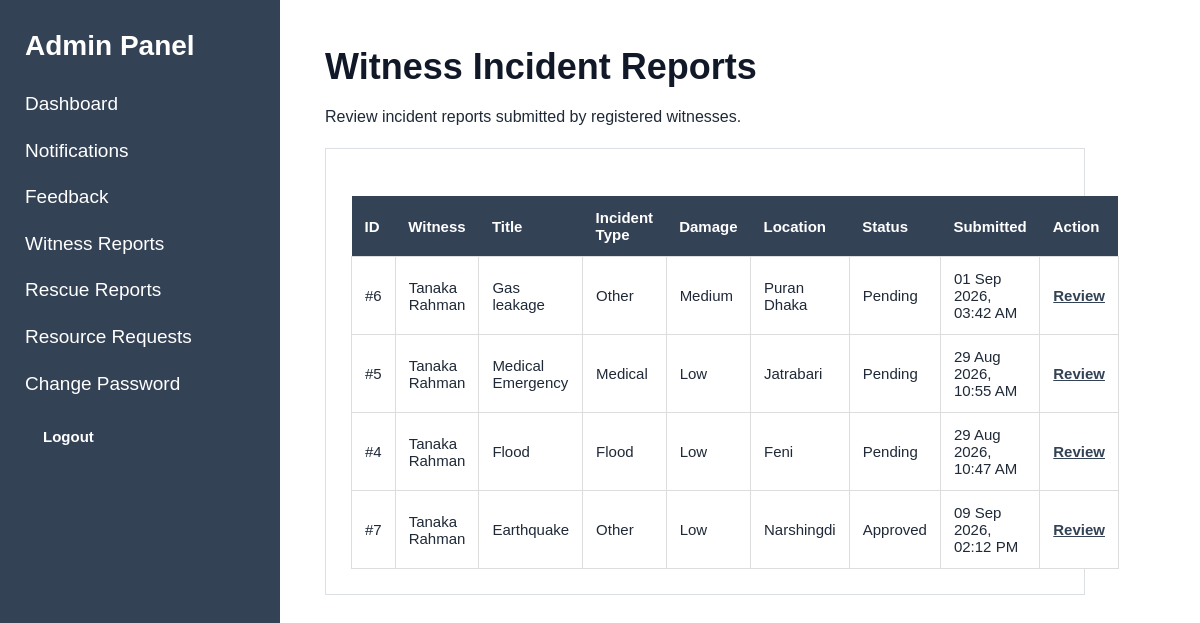
/index.php?page=admin-witness-reports (signed in), run on the app's committed database.
### tables this page shows
CREATE TABLE `witness_reports` (
  `id` int(11) NOT NULL,
  `witness_id` int(11) NOT NULL,
  `title` varchar(150) NOT NULL,
  `description` text NOT NULL,
  `damage_level` varchar(20) NOT NULL DEFAULT 'low',
  `incident_type` varchar(50) NOT NULL,
  `location` varchar(255) NOT NULL,
  `incident_date` datetime NOT NULL,
  `evidence_file` varchar(255) DEFAULT NULL,
  `status` varchar(30) NOT NULL DEFAULT 'pending',
  `created_at` timestamp NOT NULL DEFAULT current_timestamp(),
  `updated_at` timestamp NOT NULL DEFAULT current_timestamp() ON UPDATE current_timestamp()
);

CREATE TABLE `users` (
  `id` int(11) NOT NULL,
  `name` varchar(100) NOT NULL,
  `username` varchar(50) NOT NULL,
  `email` varchar(150) NOT NULL,
  `phone` varchar(20) DEFAULT NULL,
  `password` varchar(255) NOT NULL,
  `role` enum('admin','volunteer','witness','help_seeker') NOT NULL,
  `created_at` timestamp NOT NULL DEFAULT current_timestamp(),
  `updated_at` timestamp NOT NULL DEFAULT current_timestamp() ON UPDATE current_timestamp()
);

### controllers/AdminController.php (called while the page is built, shortened)
<?php
require_once "models/WitnessModel.php";
function showAdminWitnessReports($conn)
{
    $reports = getAllWitnessReportsForAdmin($conn);
    require_once "views/admin/witness_reports/index.php";
}

### models/WitnessModel.php (called while the page is built, shortened)
<?php
function getAllWitnessReportsForAdmin($conn)
{
    $sql = "
        SELECT
            wr.*,
            u.name AS witness_name,
            u.email AS witness_email,
            u.phone AS witness_phone
        FROM witness_reports AS wr
        INNER JOIN users AS u
            ON wr.witness_id = u.id
        WHERE u.role = 'witness'
        ORDER BY
            CASE wr.status
                WHEN 'pending' THEN 1
                WHEN 'reviewed' THEN 2
                WHEN 'approved' THEN 3
                WHEN 'rejected' THEN 4
                ELSE 5
            END,
            wr.created_at DESC
    ";
    $result = mysqli_query(
        $conn,
        $sql
    );
    $reports = [];
    while ($row = mysqli_fetch_assoc($result)) {
        $reports[] = $row;
    }
    return $reports;
}

### views/admin/witness_reports/index.php (the view)
<?php
require_once "views/partials/header.php";
require_once "views/partials/sidebar.php";
?>
<div class="content">
    <div class="page-header">
        <div>
            <h1>Witness Incident Reports</h1>
            <p>
                Review incident reports submitted by registered witnesses.
            </p>
        </div>
    </div>
    <?php if (empty($reports)): ?>
        <div class="card">
            <p>No witness reports found.</p>
        </div>
    <?php else: ?>
        <div class="card">
            <div class="table-responsive">
                <table class="data-table">
                    <thead>
                        <tr>
                            <th>ID</th>
                            <th>Witness</th>
                            <th>Title</th>
                            <th>Incident Type</th>
                            <th>Damage</th>
                            <th>Location</th>
                            <th>Status</th>
                            <th>Submitted</th>
                            <th>Action</th>
                        </tr>
                    </thead>
                    <tbody>
                        <?php foreach ($reports as $report): ?>
                            <tr>
                                <td>
                                    #<?= (int)$report['id']; ?>
                                </td>
                                <td>
                                    <?= htmlspecialchars(
                                        $report['witness_name'] ?? 'N/A'
                                    ); ?>
                                </td>
                                <td>
                                    <?= htmlspecialchars(
                                        $report['title'] ?? ''
                                    ); ?>
                                </td>
                                <td>
                                    <?= htmlspecialchars(
                                        ucfirst(
                                            $report['incident_type']
                                            ?? 'N/A'
                                        )
                                    ); ?>
                                </td>
                                <td>
                                    <?= htmlspecialchars(
                                        ucfirst(
                                            $report['damage_level']
                                            ?? 'N/A'
                                        )
                                    ); ?>
                                </td>
                                <td>
                                    <?= htmlspecialchars(
                                        $report['location'] ?? 'N/A'
                                    ); ?>
                                </td>
                                <td>
                                    <span class="status-badge">
                                        <?= htmlspecialchars(
                                            ucfirst(
                                                $report['status']
                                                ?? 'pending'
                                            )
                                        ); ?>
                                    </span>
                                </td>
                                <td>
                                    <?php
                                    $createdAt =
                                        $report['created_at']
                                        ?? '';
                                    echo $createdAt
                                        ? htmlspecialchars(
                                            date(
                                                'd M Y, h:i A',
                                                strtotime($createdAt)
                                            )
                                        )
                                        : 'N/A';
                                    ?>
                                </td>
                                <td>
                                    <a
                                        class="btn btn-primary"
                                        href="index.php?page=admin-witness-report-view&id=<?= (int)$report['id']; ?>"
                                    >
                                        Review
                                    </a>
                                </td>
                            </tr>
                        <?php endforeach; ?>
                    </tbody>
                </table>
            </div>
        </div>
    <?php endif; ?>
</div>
<?php
require_once "views/partials/footer.php";
?>

### assets/css/style.css (style rules this page uses)
* { box-sizing: border-box; }
body { margin: 0; font-family: Arial, Helvetica, sans-serif; background: #f5f6f8; color: #1f2937; }
.content { margin-left: 280px; padding: 45px; min-height: 100vh; background: white; }
.content h1 { margin-top: 0; margin-bottom: 20px; font-size: 36px; line-height: 1.2; color: #111827; }
.card { max-width: 760px; background: white; border: 1px solid #dcdfe4; padding: 25px; margin-top: 22px; margin-bottom: 22px; }
.content a { color: #344256; font-weight: 600; text-decoration: underline; }
table { width: 100%; border-collapse: collapse; margin-top: 22px; background: white; }
th { background: #344256; color: white; padding: 13px; text-align: left; font-size: 15px; }
td { padding: 13px; border: 1px solid #dddddd; font-size: 15px; }

### data on the page
witness_reports: id "6", witness.name "Tanaka Rahman", title "Gas leakage", incident_type "Other", damage_level "Medium", location "Puran Dhaka", status "Pending", created_at "01 Sep 2026, 03:42 AM"
witness_reports: id "5", witness.name "Tanaka Rahman", title "Medical Emergency", incident_type "Medical", damage_level "Low", location "Jatrabari", status "Pending", created_at "29 Aug 2026, 10:55 AM"
witness_reports: id "4", witness.name "Tanaka Rahman", title "Flood", incident_type "Flood", damage_level "Low", location "Feni", status "Pending", created_at "29 Aug 2026, 10:47 AM"
witness_reports: id "7", witness.name "Tanaka Rahman", title "Earthquake", incident_type "Other", damage_level "Low", location "Narshingdi", status "Approved", created_at "09 Sep 2026, 02:12 PM"
